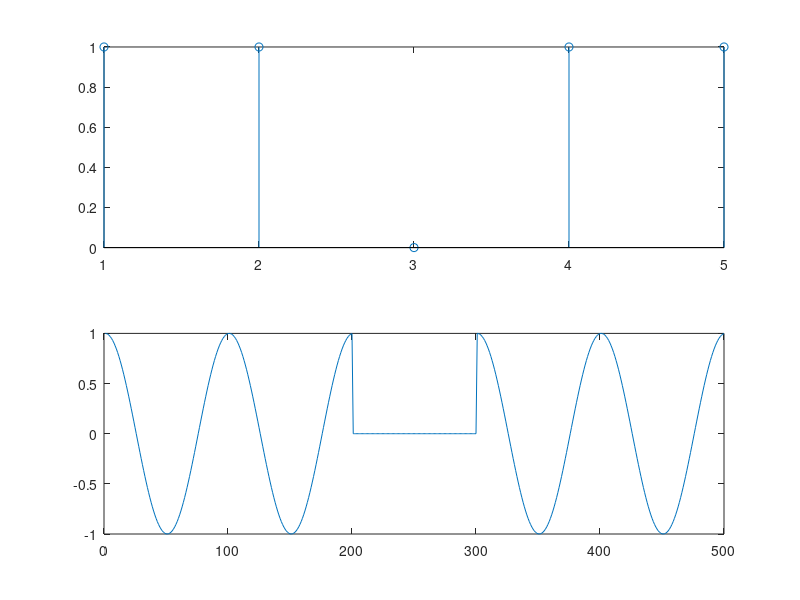

MATLAB code for this plot:
clc;
clear all;

Ts = 0.01;
fc = 1;
stream_size = 5;

bit_stream = randi([0,1], 1, stream_size);
t = 0 : Ts : length(bit_stream) - Ts;

carrier = cos(2 * pi * fc * t);

rep = repmat(bit_stream, 1 / Ts , 1);
sig = reshape(rep, 1, []);

modulation = carrier.*(sig);

figure;
subplot(211); stem(bit_stream);
subplot(212);plot(modulation);

